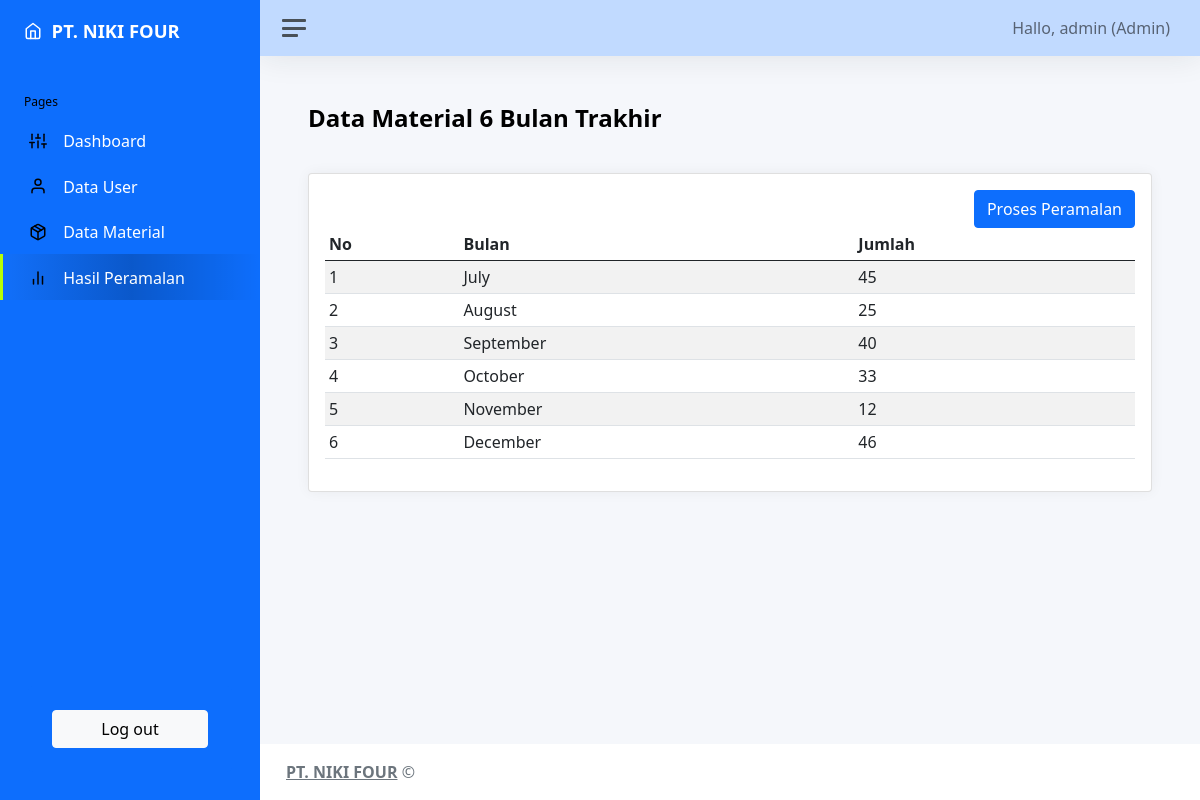
The page /admin/hitung.php (signed in) on the database its author committed.
### tables this page shows
CREATE TABLE `laporan_bulanan` (
  `id_bulanan` int(10) NOT NULL,
  `bulan` varchar(64) DEFAULT NULL,
  `jumlah` int(100) DEFAULT NULL
);

### admin/hitung.php (the view, shortened to what this page needs)
<?php
include '../koneksi.php';
$nama = $_SESSION['nama'];
$pilihan = $_GET['produk'];
$namabarang = mysqli_fetch_array(mysqli_query($conn, "select nama FROM tblbarang where kode='$pilihan'"));
?>
<!DOCTYPE html>
<html lang="en">
<head>
    <link href="../assets/css/app.css" rel="stylesheet">
    <link href="https://cdn.jsdelivr.net/npm/bootstrap@5.0.2/dist/css/bootstrap.min.css" rel="stylesheet"
>
</head>
<body>
    <div class="wrapper">
        <nav id="sidebar" class="sidebar js-sidebar">
            <div class="sidebar-content js-simplebar" style="background-color: #0d6efd;;">
                <h1 class="sidebar-brand">
                    <i class="align-middle" data-feather="home" style="color:white;"></i> <span class="align-middle"
                        style="color:white;"> &nbsp;PT. NIKI FOUR</span>
                </h1>
                <ul class="sidebar-nav">
                    <li class="sidebar-header" style="color:black;">
                        Pages
                    </li>
                    <li class="sidebar-item ">
                        <a class="sidebar-link" href="admin_home.php" style="background-color: #0d6efd;;color:white;">
                            <i class="align-middle" data-feather="sliders" style="color:black;"></i> <span
                                class="align-middle">Dashboard</span>
                        </a>
                    </li>
                    <li class="sidebar-item ">
                        <a class="sidebar-link" href="user.php" style="background-color: #0d6efd;;color:white;">
                            <i class="align-middle" data-feather="user" style="color:black;"></i> <span
                                class="align-middle">Data User</span>
                        </a>
                    </li>
                    <li class="sidebar-item">
                        <a class="sidebar-link" href="barang.php" style="background-color: #0d6efd;;color:white;">
                            <i class="align-middle" data-feather="package" style="color:black;"></i> <span
                                class="align-middle">Data Material</span>
                        </a>
                    </li>
                    <li class="sidebar-item active">
                        <a class="sidebar-link" href="hitung3.php" style="background-color: #0d6efd;color:white;">
                            <i class="align-middle" data-feather="bar-chart-2" style="color:black;"></i> <span
                                class="align-middle">Hasil
                                Peramalan</span>
                        </a>
                    </li>
                </ul>
                <div class="sidebar-cta">
                    <div class="sidebar-cta-content" style="background-color: #0d6efd">
                        <div class="d-grid">
                            <a href="../logout.php" class="btn btn-light">Log out</a>
                        </div>
                    </div>
                </div>
            </div>
        </nav>
        <div class="main">
            <nav class="navbar navbar-expand navbar-light navbar-bg" style="background-color: #c1daff;">
                <a class="sidebar-toggle js-sidebar-toggle">
                    <i class="hamburger align-self-center "></i>
                </a>
                <div class=" navbar-collapse collapse">
                    <ul class="navbar-nav navbar-align">
                        <li class="nav-item dropdown">
                            <a class="nav-link  d-none d-sm-inline-block" href="#">
                                <span class="text-drak">Hallo, <?php echo $nama ?>
                                    (<?php echo $_SESSION['role'] ?>)</span>
                            </a>
                        </li>
                    </ul>
                </div>
            </nav>
            <main class="content">
                <div class="container-fluid p-0">
                    <h4 class=" mb-3"><strong>Data Material 6 Bulan Trakhir</strong> <?php echo $namabarang['nama'] ?>
                        </h6><br>
                        <div class="card ">
                            <div class="card-body">
                                <div class="d-grid gap-2 d-md-flex justify-content-md-end">
                                    <form method="post">
                                        <button class="btn btn-primary" name="simpan_laporanbulanan"
                                            type="submit">Proses
                                            Peramalan</button>
                                    </form>
                                </div>
                                <table class="table table-striped table-sm">
                                    <thead>
                                        <tr>
                                            <th scope="col">No</th>
                                            <th scope="col">Bulan</th>
                                            <th scope="col">Jumlah</th>
                                        </tr>
                                    </thead>
                                    <tbody>
                                        <?php
                            $no = 1;
                               $query = mysqli_query($conn, "SELECT * FROM laporan_bulanan");
                               while ($data = mysqli_fetch_array($query)){
                               ?>
                                        <tr>
                                            <td><?php echo $no++; ?></td>
                                            <td><?php echo $data['bulan'] ?></td>
                                            <td><?php echo $data['jumlah'] ?></td>
                                        </tr>
                                        <?php  } ?>
                                    </tbody>
                                </table>
                            </div>
                        </div>
            </main>
            <footer class="footer">
                <div class="container-fluid">
                    <div class="row text-muted">
                        <div class="col-6 text-start">
                            <p class="mb-0">
                                <a class="text-muted" target="_blank"><strong>PT. NIKI FOUR</strong></a> &copy;
                            </p>
                        </div>
                    </div>
                </div>
            </footer>
        </div>
    </div>
</body>
</html>

### rows shown on the page
laporan_bulanan: bulan "July", jumlah "45"
laporan_bulanan: bulan "August", jumlah "25"
laporan_bulanan: bulan "September", jumlah "40"
laporan_bulanan: bulan "October", jumlah "33"
laporan_bulanan: bulan "November", jumlah "12"
laporan_bulanan: bulan "December", jumlah "46"

### other values the page prints
$nama "admin"
$_SESSION['role'] "Admin"
